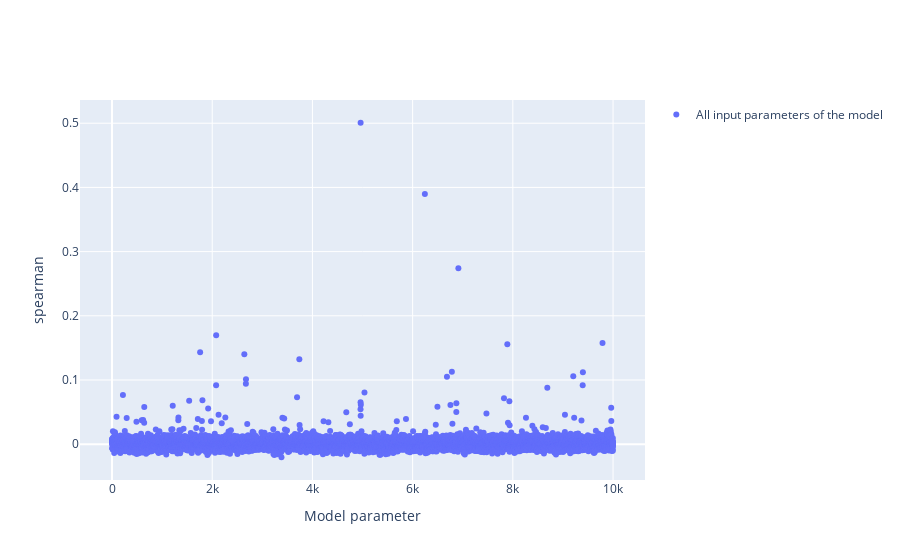

The cell this chart's notebook holds for it:
### Code cell
S_corr.pop("pearson")
fig = gsa_corr.plot_sa_results(S_corr)

### Figure 1 — Plotly figure (JSON) as saved in the notebook; plotly's stock layout.template omitted (floating-point values rounded to 4 significant figures; data arrays with more than 128 entries replaced by an {"elided": "..."} marker saying what was removed)
{"data": [{"legendgroup": "gsa_method", "marker": {"color": "#636EFA"}, "mode": "markers", "name": "All input parameters of the model", "showlegend": true, "type": "scatter", "x": {"elided": "10000 int values"}, "xaxis": "x", "y": {"elided": "10000 float values"}, "yaxis": "y"}], "layout": {"xaxis": {"anchor": "y", "domain": [0, 1], "title": {"text": "Model parameter"}}, "yaxis": {"anchor": "x", "domain": [0, 1], "title": {"text": "spearman"}}}}
